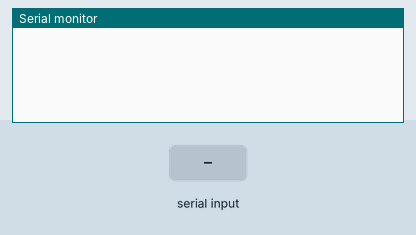
Recording of a sketch running on a simulated Arduino Uno, built with avr-gcc and run on an emulated ATmega328P. On the bench: the last lines printed to the serial monitor. Inputs (shaded band) come from the test bench.

Above: at 1.2 s.
1.3 s: "1\n" received over Serial
At 2.51 s:
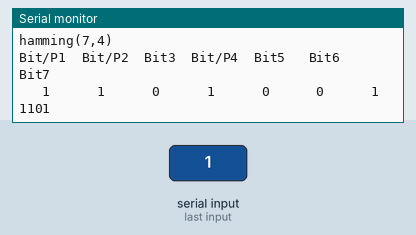
2.8 s: "0\n" received over Serial
At 2.82 s:
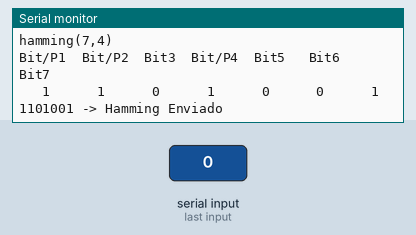
4.3 s: "2\n" received over Serial
At 5.11 s:
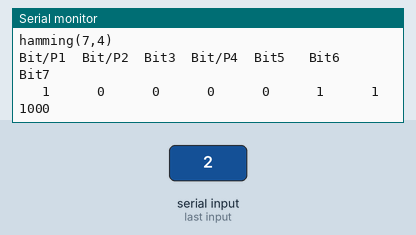
Timing chart, 0 to 7.3 s (numbered marks = the images above; inputs shaded):
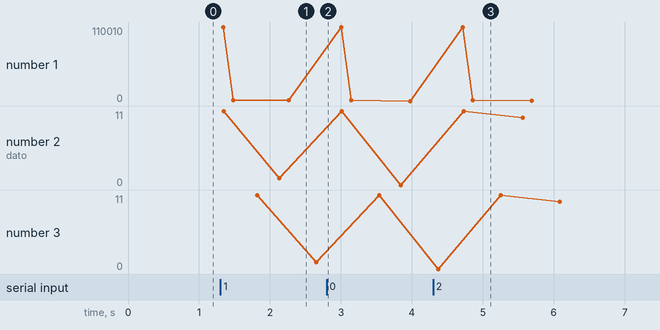

Measured:
- after the input at 1.3 s, the serial monitor: prints a new line at once (image 1)
- after the input at 4.3 s, the serial monitor: prints a new line after 0.38 s (image 3)
- plotted number 1: 0 → 101 after the input at 4.3 s
- plotted number 2: 0 → 10 after the input at 4.3 s
- plotted number 3: 11 → 10 after the input at 4.3 s

The sketch:

Transmisor_F3.ino
```cpp
int t=50;

int estadoCLK = LOW;

long tiempoPasadoClk = 0;
long duty = t;

int dato[] = {0, 0, 0, 0};
int hamtx[7] = {0};

int i = 0;
int l = 0;

String texto;
int bits[256];
int bitIndex = 0;

const int clk = 2;
const int tx = 3;


void setup() {
  Serial.begin(9600);
  pinMode(clk, OUTPUT);
  pinMode(tx, OUTPUT);
}

void loop() {
  leerTexto();
  //Reloj();
}


void leerTexto() {
  if (Serial.available() > 0) {
    texto = Serial.readStringUntil('\n');
    Serial.print("Texto ingresado: ");
    Serial.println(texto);

    // Convertir texto a binario y almacenar en el vector
    int bitIndex = 0;
    for (int m = 0; m < texto.length(); m++) {
      int ascii_value = int(texto.charAt(m));

      for (int j = 7; j >= 0; j--) {
        bits[bitIndex] = (ascii_value & (1 << j)) ? 1 : 0;
        bitIndex++;
      }
    }

    Serial.println("Vector de bits:");
    for (int i = 0; i < texto.length() * 8; i++) {
      Serial.print(bits[i]);
    }

    Serial.println("\n");
    prueba();
  }
}


void prueba() {
  int fin = texto.length() * 8;
  int h = fin / 4;
  int e = 0;

  for (int g = 0; g < h; g++) {

    dato[0] = bits[1 * e++];
    dato[1] = bits[1 * e++];
    dato[2] = bits[1 * e++];
    dato[3] = bits[1 * e++];
    Serial.println((String) "dato->" + dato[0] + dato[1] + dato[2] + dato[3]);

    hamtx[0] = (dato[0] ^ dato[1]) ^ dato[3];
    hamtx[1] = (dato[0] ^ dato[2]) ^ dato[3];
    hamtx[2] = dato[0];
    hamtx[3] = (dato[1] ^ dato[2]) ^ dato[3];
    hamtx[4] = dato[1];
    hamtx[5] = dato[2];
    hamtx[6] = dato[3];

    Serial.println((String) "hamming(7,4)\n" + "Bit/P1  " + "Bit/P2  " + "Bit3  " + "Bit/P4  " + "Bit5   " + "Bit6   " + "Bit7");
    for (int i = 0; i < 7; i++) {
      Serial.print((String) "   " + hamtx[i] + "   ");
    }
    Serial.println("\n");

   transmisor(hamtx, sizeof(hamtx) / sizeof(int));
   Serial.println("fin de Hamming");
  }
}


void transmisor(int bits[], int longitud) {
while( l< 7) {
  unsigned long tiempoActual = millis();
  if (tiempoActual - tiempoPasadoClk > duty) {
    tiempoPasadoClk = tiempoActual;

    Reloj();
    if(estadoCLK==HIGH){
      digitalWrite(tx, bits[l]);
      Serial.print(bits[l++]);
    }
    else{
      digitalWrite(tx, 0);
    }

    if(l>6){
      Serial.print(" -> Hamming Enviado \n\n____________________________________________________________\n");
      //l=0;
    }
  }

}
l=0;
}


void Reloj() {
  estadoCLK=!estadoCLK;
  digitalWrite(clk, estadoCLK);

}
```
